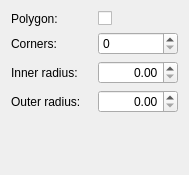
<?xml version="1.0" encoding="UTF-8"?>
<ui version="4.0">
 <class>StarShapeConfigWidget</class>
 <widget class="QWidget" name="StarShapeConfigWidget">
  <property name="geometry">
   <rect>
    <x>0</x>
    <y>0</y>
    <width>189</width>
    <height>175</height>
   </rect>
  </property>
  <property name="windowTitle">
   <string>Star shape</string>
  </property>
  <layout class="QGridLayout">
   <item row="0" column="0">
    <widget class="QLabel" name="label_4">
     <property name="text">
      <string>Polygon:</string>
     </property>
    </widget>
   </item>
   <item row="0" column="1">
    <widget class="QCheckBox" name="convex">
     <property name="layoutDirection">
      <enum>Qt::LeftToRight</enum>
     </property>
     <property name="text">
      <string/>
     </property>
    </widget>
   </item>
   <item row="1" column="0">
    <widget class="QLabel" name="label">
     <property name="text">
      <string>Corners:</string>
     </property>
    </widget>
   </item>
   <item row="1" column="1">
    <widget class="KisIntParseSpinBox" name="corners"/>
   </item>
   <item row="2" column="0">
    <widget class="QLabel" name="label_2">
     <property name="text">
      <string>Inner radius:</string>
     </property>
    </widget>
   </item>
   <item row="2" column="1">
    <widget class="KisDoubleParseUnitSpinBox" name="innerRadius">
     <property name="alignment">
      <set>Qt::AlignRight|Qt::AlignTrailing|Qt::AlignVCenter</set>
     </property>
    </widget>
   </item>
   <item row="3" column="0">
    <widget class="QLabel" name="label_3">
     <property name="text">
      <string>Outer radius:</string>
     </property>
    </widget>
   </item>
   <item row="3" column="1">
    <widget class="KisDoubleParseUnitSpinBox" name="outerRadius">
     <property name="alignment">
      <set>Qt::AlignRight|Qt::AlignTrailing|Qt::AlignVCenter</set>
     </property>
    </widget>
   </item>
   <item row="4" column="0">
    <spacer>
     <property name="orientation">
      <enum>Qt::Vertical</enum>
     </property>
     <property name="sizeHint" stdset="0">
      <size>
       <width>20</width>
       <height>40</height>
      </size>
     </property>
    </spacer>
   </item>
  </layout>
 </widget>
 <customwidgets>
  <customwidget>
   <class>KisIntParseSpinBox</class>
   <extends>QSpinBox</extends>
   <header>kis_int_parse_spin_box.h</header>
  </customwidget>
  <customwidget>
   <class>KisDoubleParseUnitSpinBox</class>
   <extends>QDoubleSpinBox</extends>
   <header>kis_double_parse_unit_spin_box.h</header>
  </customwidget>
 </customwidgets>
 <resources/>
 <connections/>
</ui>
